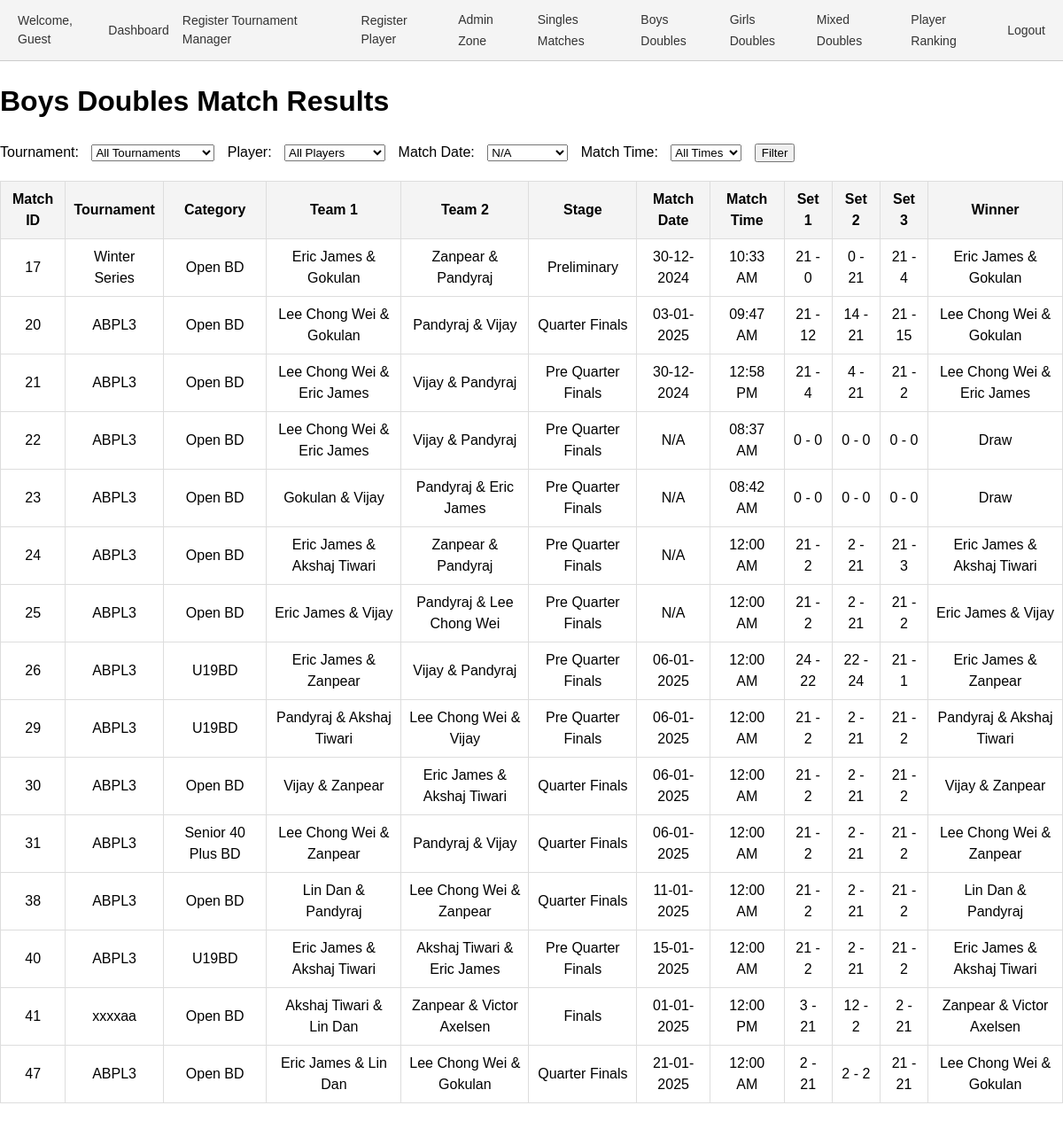
/results_bd.php, run on an earlier commit of the app's database.
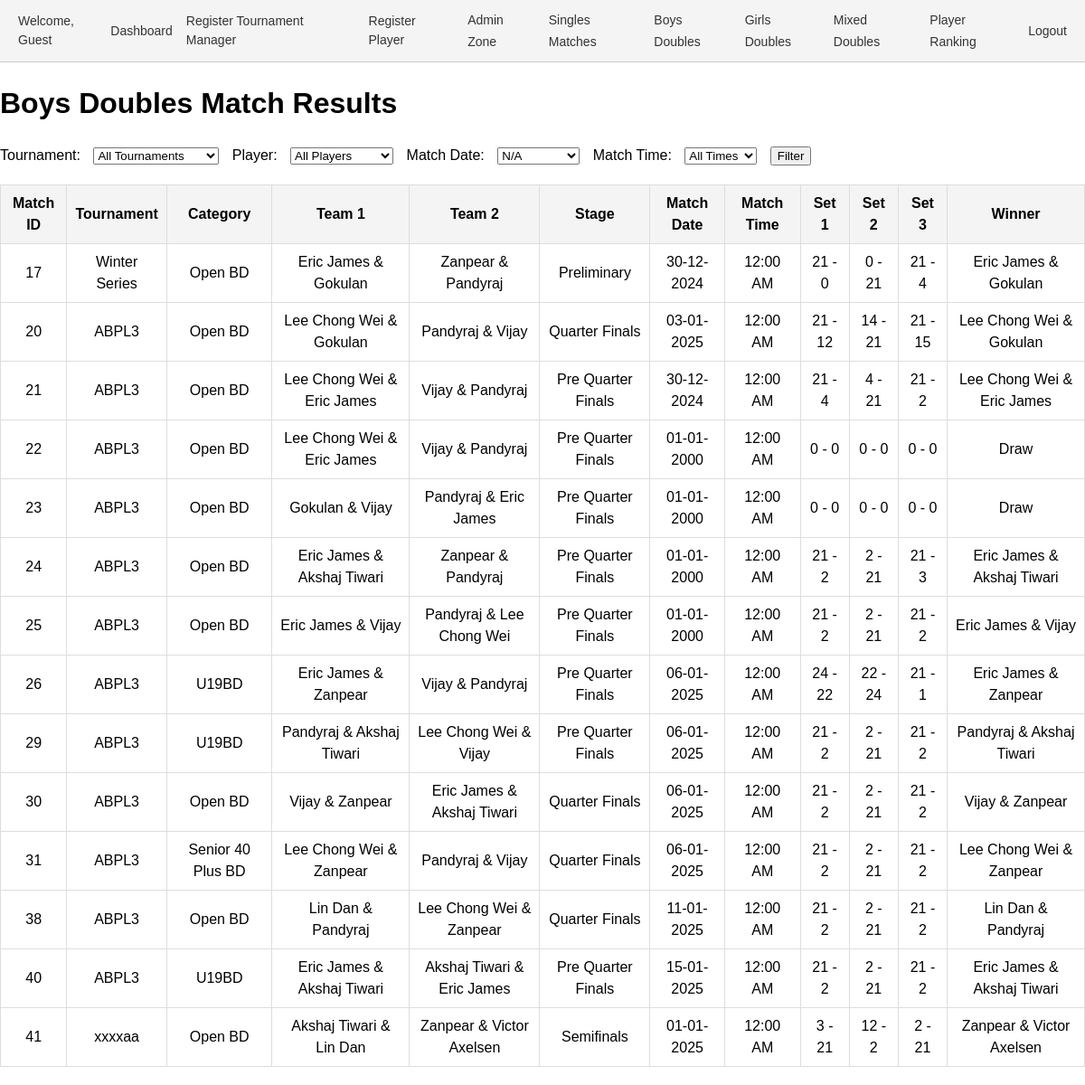
And on a later commit of the database.
### tables this page shows
CREATE TABLE `matches` (
  `id` int(11) NOT NULL,
  `tournament_id` int(11) NOT NULL,
  `category_id` int(11) NOT NULL,
  `pool` enum('A','B') DEFAULT NULL,
  `player1_id` int(11) DEFAULT NULL,
  `player2_id` int(11) DEFAULT NULL,
  `pre_quarter` tinyint(1) DEFAULT 0,
  `quarter` tinyint(1) DEFAULT 0,
  `semi` tinyint(1) DEFAULT 0,
  `final` tinyint(1) DEFAULT 0,
  `set1_player1_points` int(11) DEFAULT 0,
  `set1_player2_points` int(11) DEFAULT 0,
  `set2_player1_points` int(11) DEFAULT 0,
  `set2_player2_points` int(11) DEFAULT 0,
  `set3_player1_points` int(11) DEFAULT 0,
  `set3_player2_points` int(11) DEFAULT 0,
  `created_by` int(11) DEFAULT NULL,
  `moderated_by` int(11) DEFAULT NULL,
  `stage` enum('Pre Quarter Finals','Quarter Finals','Semifinals','Finals','Preliminary') NOT NULL,
  `match_date` date DEFAULT NULL,
  `match_time` time DEFAULT NULL,
  `team1_player1_id` int(11) NOT NULL DEFAULT 0,
  `team1_player2_id` int(11) NOT NULL DEFAULT 0,
  `team2_player1_id` int(11) DEFAULT 0,
  `team2_player2_id` int(11) DEFAULT 0,
  `set1_team1_points` int(11) NOT NULL DEFAULT 0,
  `set1_team2_points` int(11) DEFAULT 0,
  `set2_team1_points` int(11) DEFAULT 0,
  `set2_team2_points` int(11) DEFAULT 0,
  `set3_team1_points` int(11) DEFAULT 0,
  `set3_team2_points` int(11) DEFAULT 0,
  `player3_id` int(11) DEFAULT NULL,
  `player4_id` int(11) DEFAULT NULL,
  `deleted_at` datetime DEFAULT NULL
);

CREATE TABLE `tournaments` (
  `id` int(11) NOT NULL,
  `name` varchar(255) NOT NULL,
  `created_by` int(11) DEFAULT NULL,
  `year` int(11) NOT NULL DEFAULT year(curdate()),
  `moderated_by` int(11) DEFAULT NULL
);

CREATE TABLE `categories` (
  `id` int(11) NOT NULL,
  `name` varchar(255) NOT NULL,
  `created_by` int(11) NOT NULL,
  `age_group` varchar(255) DEFAULT NULL,
  `sex` varchar(10) DEFAULT NULL,
  `type` enum('singles','doubles','mixed doubles') DEFAULT 'singles',
  `tournament_id` int(11) NOT NULL
);

### results_bd.php (the view, shortened to what this page needs)
<?php include 'header.php'; ?>
<?php
require_once 'conn.php';
$conn = new mysqli($servername, $username, $password, $dbname);
$match_date = $_GET['match_date'] ?? '';
$dates = $conn->query("SELECT DISTINCT match_date FROM matches ORDER BY match_date");
$query = "
    SELECT
        m.id AS match_id,
        t.name AS tournament_name,
        c.name AS category_name,
        c.type AS category_type, /* Singles, Doubles, or Mixed Doubles */
        p1.name AS team1_player1_name,
        p2.name AS team1_player2_name,
        p3.name AS team2_player1_name,
        p4.name AS team2_player2_name,
        m.stage,
        m.match_date,
        m.match_time,
        m.set1_team1_points,
        m.set1_team2_points,
        m.set2_team1_points,
        m.set2_team2_points,
        m.set3_team1_points,
        m.set3_team2_points
    FROM matches m
    INNER JOIN tournaments t ON m.tournament_id = t.id
    INNER JOIN categories c ON m.category_id = c.id
    LEFT JOIN players p1 ON m.team1_player1_id = p1.id
    LEFT JOIN players p2 ON m.team1_player2_id = p2.id
    LEFT JOIN players p3 ON m.team2_player1_id = p3.id
    LEFT JOIN players p4 ON m.team2_player2_id = p4.id
    WHERE c.type = 'doubles' AND c.sex = 'M' /* Filter only doubles and male categories */
";
$query .= " ORDER BY m.id";
$result = $conn->query($query);
?>
<!DOCTYPE html>
<html lang="en">
<head>
</head>
<body>
    <h1>Boys Doubles Match Results</h1>
    <form method="get">
        <label for="tournament_id">Tournament:</label>
        <select name="tournament_id" id="tournament_id">
            <option value="">All Tournaments</option>
        </select>
        <label for="player_id">Player:</label>
        <select name="player_id" id="player_id">
            <option value="">All Players</option>
        </select>
        <label for="match_date">Match Date:</label>
        <select name="match_date" id="match_date">
            <?php while ($row = $dates->fetch_assoc()): ?>
                <option value="<?= $row['match_date'] ?>" <?= $match_date == $row['match_date'] ? 'selected' : '' ?>>
                    <?= $row['match_date'] ? date("d-m-Y", strtotime($row['match_date'])) : 'N/A' ?>
                </option>
            <?php endwhile; ?>
        </select>
        <label for="datetime">Match Time:</label>
        <select name="datetime" id="datetime">
            <option value="">All Times</option>
        </select>
        <button type="submit">Filter</button>
    </form>
    <?php if ($result->num_rows > 0): ?>
        <table>
            <tr>
                <th>Match ID</th>
                <th>Tournament</th>
                <th>Category</th>
                <th>Team 1</th>
                <th>Team 2</th>
                <th>Stage</th>
                <th>Match Date</th>
                <th>Match Time</th>
                <th>Set 1</th>
                <th>Set 2</th>
                <th>Set 3</th>
                <th>Winner</th>
            </tr>
            <?php while ($row = $result->fetch_assoc()):
                $team1 = $row['team1_player1_name'] . " & " . $row['team1_player2_name'];
                $team2 = $row['team2_player1_name'] . " & " . $row['team2_player2_name'];
                $team1_total = $row['set1_team1_points'] + $row['set2_team1_points'] + $row['set3_team1_points'];
                $team2_total = $row['set1_team2_points'] + $row['set2_team2_points'] + $row['set3_team2_points'];
                $winner = $team1_total > $team2_total ? $team1 : ($team1_total < $team2_total ? $team2 : 'Draw');
            ?>
                <tr>
                    <td><?= $row['match_id'] ?></td>
                    <td><?= $row['tournament_name'] ?></td>
                    <td><?= $row['category_name'] ?></td>
                    <td><?= $team1 ?></td>
                    <td><?= $team2 ?></td>
                    <td><?= $row['stage'] ?></td>
                    <td><?= $row['match_date'] ? date("d-m-Y", strtotime($row['match_date'])) : 'N/A' ?></td>
                    <td><?= $row['match_time'] ? date("h:i A", strtotime($row['match_time'])) : 'N/A' ?></td>
                    <td><?= $row['set1_team1_points'] . ' - ' . $row['set1_team2_points'] ?></td>
                    <td><?= $row['set2_team1_points'] . ' - ' . $row['set2_team2_points'] ?></td>
                    <td><?= $row['set3_team1_points'] . ' - ' . $row['set3_team2_points'] ?></td>
                    <td><?= $winner ?></td>
                </tr>
            <?php endwhile; ?>
        </table>
    <?php else: ?>
        <p>No matches found for the selected filters.</p>
    <?php endif; ?>
</body>
</html>

### header.php (shortened to what this page needs)
<?php
$logged_in_user = 'Guest';
?>
<!DOCTYPE html>
<html lang="en">
<head>
</head>
<body>
    <div class="header">
        <div class="welcome">
            <span>Welcome, <?= htmlspecialchars($logged_in_user) ?></span>
        </div>
        <div class="links">
            <a href="dashboard.php">Dashboard</a>
            <a href="register.php">Register Tournament Manager</a>
            <a href="register_player.php">Register Player</a>
            <div class="dropdown">
                <a href="#">Admin Zone</a>
            </div>
            <div class="dropdown">
                <a href="#">Singles Matches</a>
            </div>
            <div class="dropdown">
                <a href="#">Boys Doubles</a>
            </div>
            <div class="dropdown">
                <a href="#">Girls Doubles</a>
            </div>
            <div class="dropdown">
                <a href="#">Mixed Doubles</a>
            </div>
            <div class="dropdown">
                <a href="#">Player Ranking</a>
            </div>
            <a href="logout.php">Logout</a>
        </div>
    </div>
</body>
</html>

### header.php (style rules this page uses)
body { margin: 0; padding: 0; font-family: Arial, sans-serif; line-height: 1.5; }
.header { display: flex; justify-content: space-between; align-items: center; background-color: #f4f4f4; padding: 10px 20px; border-bottom: 1px solid #ccc; }
.header .welcome { font-size: 14px; color: #333; }
.header .links { display: flex; gap: 15px; align-items: center; }
.header .links a { text-decoration: none; color: #333; font-size: 14px; }
.dropdown { position: relative; }

### results_bd.php (style rules this page uses)
body { font-family: Arial, sans-serif; margin: 0px; }
table { width: 100%; border-collapse: collapse; margin: 20px 0; }
th, td { border: 1px solid #ddd; padding: 8px; text-align: center; }
th { background-color: #f4f4f4; }
form { margin-bottom: 20px; }
label, select, button { margin-right: 10px; }

What changed in the data, as far as the page shows it:
no longer on this page (row edited): matches: id "47", tournament.name "ABPL3", category.name "Open BD", team1 "Eric James & Lin Dan", team2 "Lee Chong Wei & Gokulan", stage "Quarter Finals", match_date "21-01-2025", match_time "12:00 AM", set1_team1_points "2", set1_team2_points "21", set2_team1_points "2", set2_team2_points "2", set3_team1_points "21", set3_team2_points "21", winner "Lee Chong Wei & Gokulan"
changed matches "Preliminary": match_time "10:33 AM" → "12:00 AM"
changed matches id 20: match_time "09:47 AM" → "12:00 AM"
changed matches id 21: match_time "12:58 PM" → "12:00 AM"
changed matches id 22: match_date (not shown) → "01-01-2000"; match_time "08:37 AM" → "12:00 AM"; no longer shows "N/A"
changed matches id 23: match_date (not shown) → "01-01-2000"; match_time "08:42 AM" → "12:00 AM"; no longer shows "N/A"
changed matches id 24: match_date (not shown) → "01-01-2000"; no longer shows "N/A"
changed matches id 25: match_date (not shown) → "01-01-2000"; no longer shows "N/A"
changed matches "xxxxaa": stage "Finals" → "Semifinals"; match_time "12:00 PM" → "12:00 AM"
